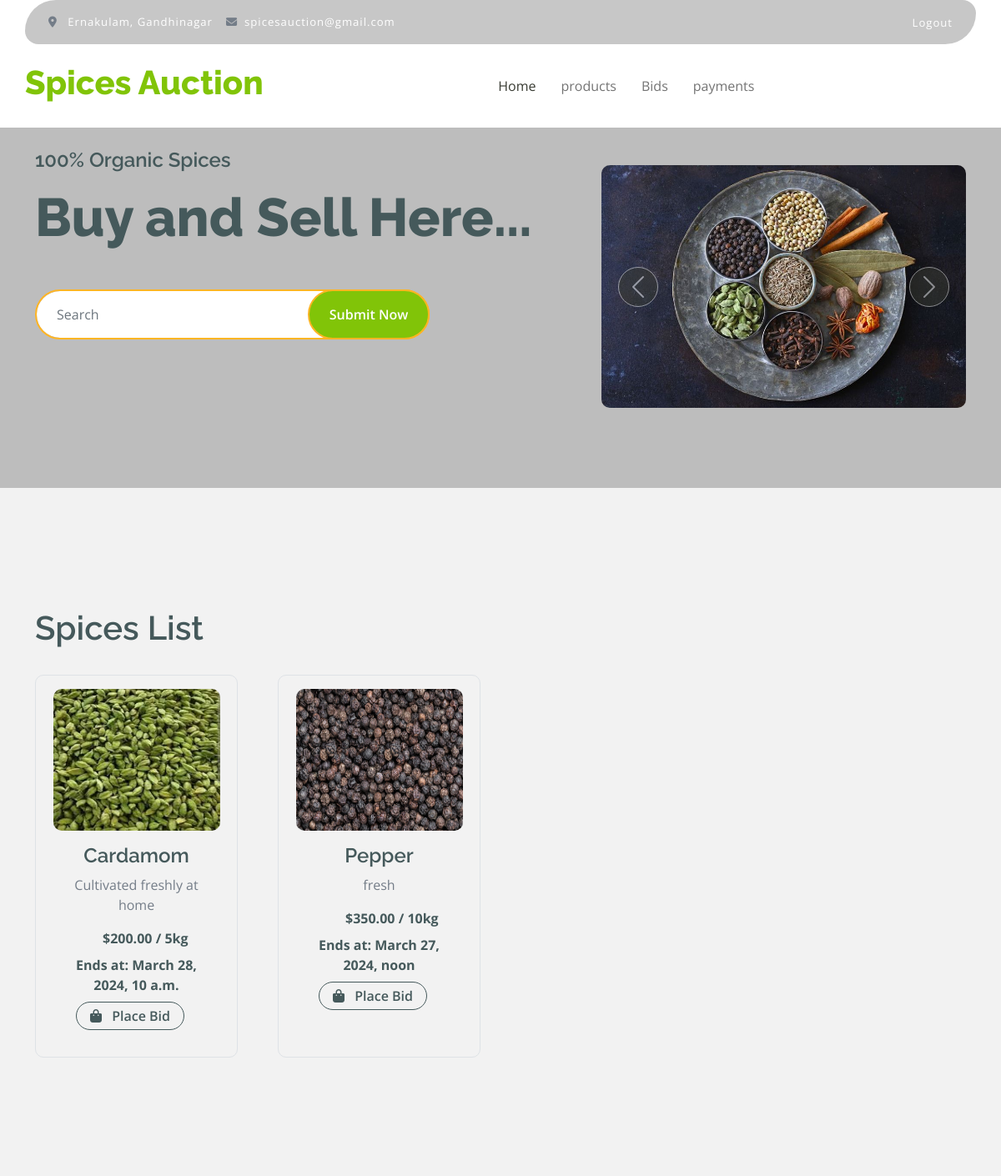
The page /auctions/ (upper part) on the database as committed earlier.
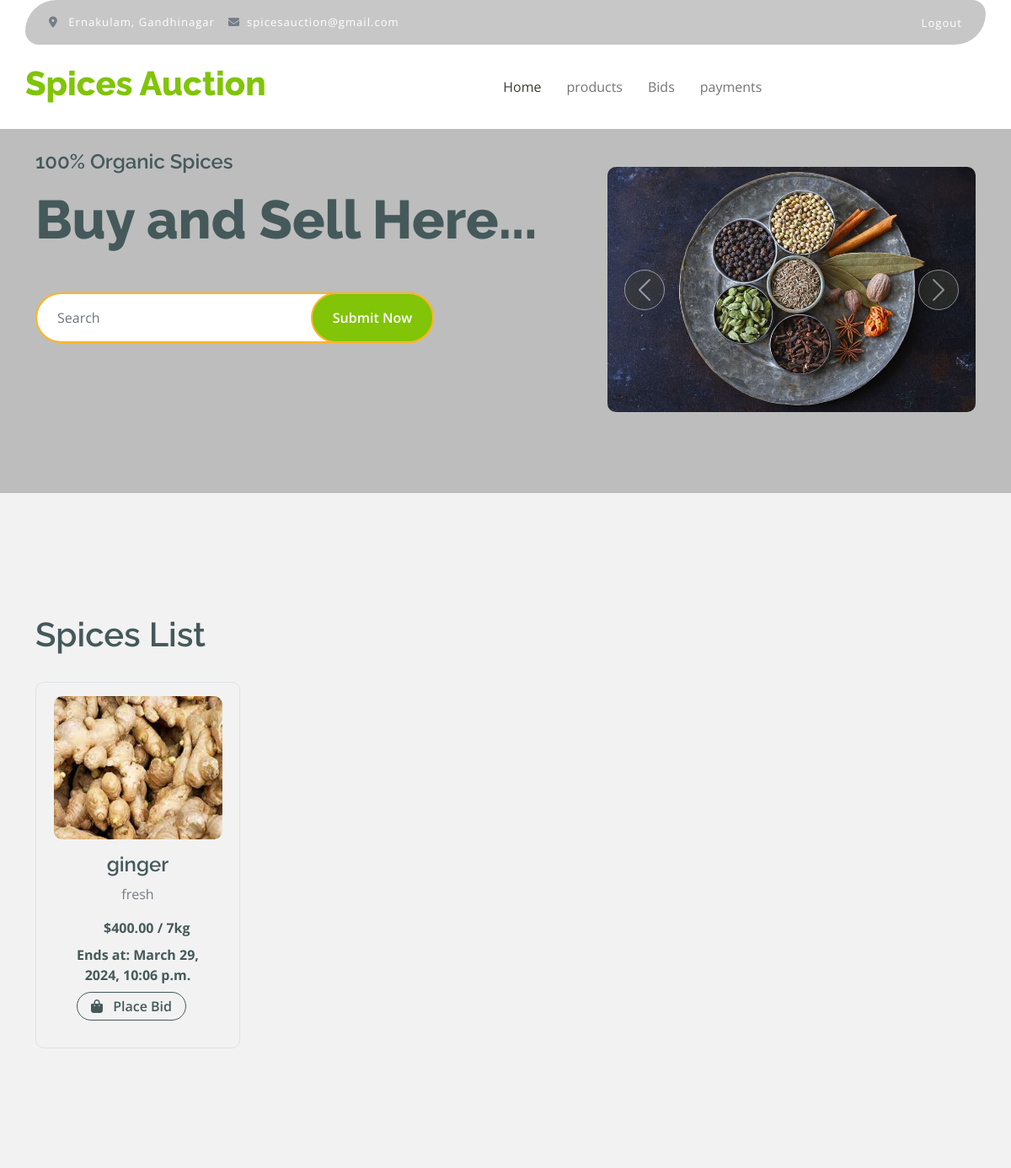
The same page on the database as committed later.
### adminapi/models.py (models this page shows, shortened)
class Auction(models.Model):
    spice = models.ForeignKey(Spice, on_delete=models.CASCADE)
    auctioneer = models.ForeignKey(Seller, on_delete=models.CASCADE)
    starting_bid = models.DecimalField(max_digits=10, decimal_places=2)
    expected_bid = models.DecimalField(max_digits=10, decimal_places=2, default=0)
    number_of_lots = models.IntegerField(default=1)
    end_time = models.DateTimeField()
    created_at = models.DateTimeField(auto_now_add=True)
    choices= [
        ('Available', 'Available'),
        ('Sold', 'Sold'),
    ]
    status=models.CharField(max_length=50, choices=choices, default='Available')

class Spice(models.Model):
    seller = models.ForeignKey(Seller, on_delete=models.CASCADE)
    name = models.CharField(max_length=100)
    description = models.CharField(max_length=100)
    stock_quantity = models.PositiveIntegerField(default=0)
    image = models.ImageField(upload_to="images", null=True)
    created_at = models.DateTimeField(auto_now_add=True)
    choices= [
        ('Available', 'Available'),
        ('Not Available', 'Not Available'),
    ]
    status=models.CharField(max_length=50, choices=choices, default='Available')

### userapi/views.py (the view)
# urls.py: path("auctions/",views.AuctionsListView.as_view(),name="auctions-list"),
class AuctionsListView(ListView):
    template_name="user/home.html"
    model=Auction
    context_object_name="auctions"

### userapi/templates/user/home.html (shortened to what the changed rows need)
{%extends 'user/base.html'%}
{%load static%}
{%block body_block%}
        <div class="container-fluid py-5 mb-5 hero-headers" style="background-color: rgba(15, 14, 14, 0.232);">
            <div class="container py-5 ">
                <div class="row g-5 align-items-center">
                    <div class="col-md-12 col-lg-7">
                        <h1 class="mb-5 display-3 text-dark">Buy and Sell Here...</h1>
                    </div>
                </div>
            </div>
        </div>
        <div class="container-fluid fruite py-5">
            <div class="container py-5">
                <div class="tab-class text-center">
                    <div class="row g-4">
                        <div class="col-lg-4 text-start mb-4">
                            <h1 >Spices List</h1>
                        </div>
                    </div>
                    <div class="tab-content">
                        <div id="tab-1" class="tab-pane fade show p-0 active">
                            <div class="row g-4">
                                <div class="col-lg-12">
                                    <div class="row g-5">
                                        {%for a in auctions%}
                                            <div class="col-md-6 col-lg-4 col-xl-3">
                                                <div class="rounded position-relative fruite-item border p-3">
                                                    <div class="fruite-img">
                                                        <img src="{{a.spice.image.url}}" alt="" width="200px" height="170px" style="border-radius: 10px;" >
                                                    </div>
                                                    <div class="p-3">
                                                        <h4>{{a.spice.name}}</h4>
                                                        <p>{{a.spice.description}}</p>
                                                        <div class="d-flex justify-content-between flex-lg-wrap">
                                                            <p class="text-dark fs-6 fw-bold mb-2 ms-5">${{a.starting_bid}} / {{a.spice.stock_quantity}}kg</p>
                                                            <p class="text-dark fs-6 fw-bold mb-2">Ends at: {{a.end_time}}</p>
                                                            <a class="btn border border-dark rounded-pill px-3 py-1 text-dark ms-3" id="show-form-btn"><i class="fa fa-shopping-bag me-2"></i> Place Bid</a>
                                                        </div>
                                                    </div>
                                                </div>
                                            </div>
                                        {%endfor%}
                                    </div>
                                </div>
                            </div>
                        </div>
                    </div>
                </div>
            </div>
        </div>
        {%endblock%}

Rows that differ between the two databases and show on the page:
removed Auction: spice.image (picture), spice.name "Cardamom", spice.description "Cultivated freshly at home", starting_bid "200.00", spice.stock_quantity "5", end_time "March 28, 2024, 10 a.m."
removed Auction: spice.image (picture), spice.name "Pepper", spice.description "fresh", starting_bid "350.00", spice.stock_quantity "10", end_time "March 27, 2024, noon"
added Auction: spice.image (picture), spice.name "ginger", spice.description "fresh", starting_bid "400.00", spice.stock_quantity "7", end_time "March 29, 2024, 10:06 p.m."
